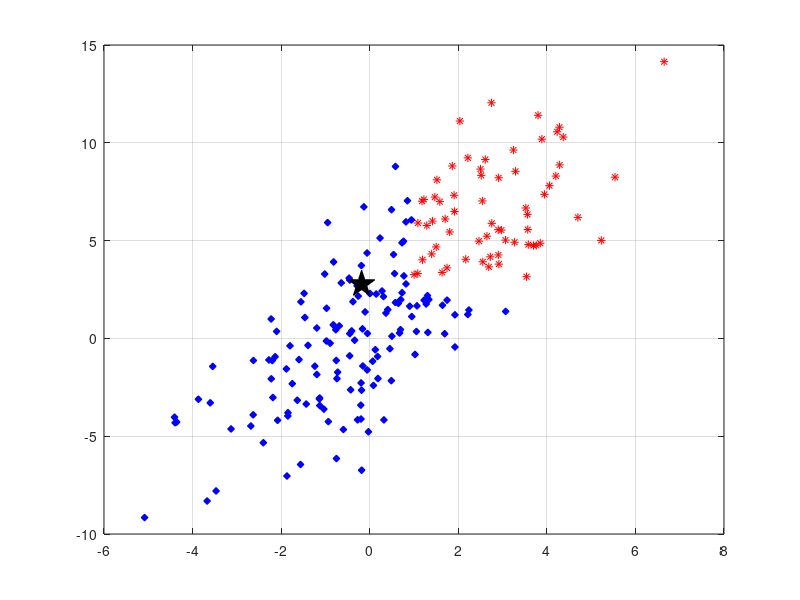

MATLAB code for this plot: (Note: this script raises an error after producing the figure.)
%KNN
clear 
close all
clc
num=200;
tic;
%%%%%%%%%%%%%%%%%%%%%%%%%%%%%DATA GENERATION %%%%%%%%SKIP if repeating
%%%%%%%%%%%%%%%%%%%%%%%%%%%%%trial
% x1=2*randn(1,num)+0.5;
% x2=1+1.5*x1+3*randn(1,num);
% z1 = 2*randn(1,1)+0.5;
% z2 = 2*randn(1,1)+1;
% label = zeros(1,num);
% label((x1>1) & (x2>3))=1;
%%%%%%%%%%%%%%%%%%%%%%%%%%%%%%%%%%
load('KNN.mat');
pitch=0.1;
%%%%%%%%%%%%%%%%%%%%%%%%%%%%DATA PLOTTING
figure(1)
plot(x1(label==1),x2(label==1),'r*');
hold on;
h=plot(x1(label==0),x2(label==0),'bd','Markersize',5,'Markerfacecolor','blue');
hold on;
plot(z1,z2,'pk','MarkerSize',20,'Markerfacecolor','black');
grid on;
%%%%%%%%%%%%%%%%%%%%%%%%%%%Training
p=[z1,z2];
class = cell(1,numel(x1));
for i=1:numel(x1)
    class{i} = [x1(i);x2(i);label(i)];
end
%%%%%%%%%%%%%%%%%%%%%%%%%%%TESTING
k=4;
[typex,d] = knn_classfier(p,class,k);
%%%%%%%%%%%%%%%%%%%%%%%%%%%%%%%%Visualization for k=4;
visualize(h,class,k,x1,x2,pitch);
%%%%%%%%%%%%%%%%%%%%%%%%%%%%%%%%Visualization for k=8
figure(2)
plot(x1(label==1),x2(label==1),'r*');
hold on;
h=plot(x1(label==0),x2(label==0),'bd','Markersize',5,'Markerfacecolor','blue');
hold on;
plot(z1,z2,'pk','MarkerSize',20,'Markerfacecolor','black');
grid on;
k=8;
visualize(h,class,k,x1,x2,pitch);
%%%%%%%%%%%%%%%%%%%%%%%%%%%%%%Visualization for k=20
figure(3)
plot(x1(label==1),x2(label==1),'r*');
hold on;
h=plot(x1(label==0),x2(label==0),'bd','Markersize',5,'Markerfacecolor','blue');
hold on;
plot(z1,z2,'pk','MarkerSize',20,'Markerfacecolor','black');
grid on;
k=20;
visualize(h,class,k,x1,x2,pitch);
%%%%%%%%%%%%%%%%%%%%%%%%%%%%%%%Visualization for k=1
figure(4)
plot(x1(label==1),x2(label==1),'r*');
hold on;
h=plot(x1(label==0),x2(label==0),'bd','Markersize',5,'Markerfacecolor','blue');
hold on;
plot(z1,z2,'pk','MarkerSize',20,'Markerfacecolor','black');
grid on;
k=1;
visualize(h,class,k,x1,x2,pitch);
%%%%%%%%%%%%%%%%%%%%%%%%%%%%%%%%%%%%%%
time=toc;
display(['Processing time is ',num2str(time),' seconds'])
save('KNN.mat');
